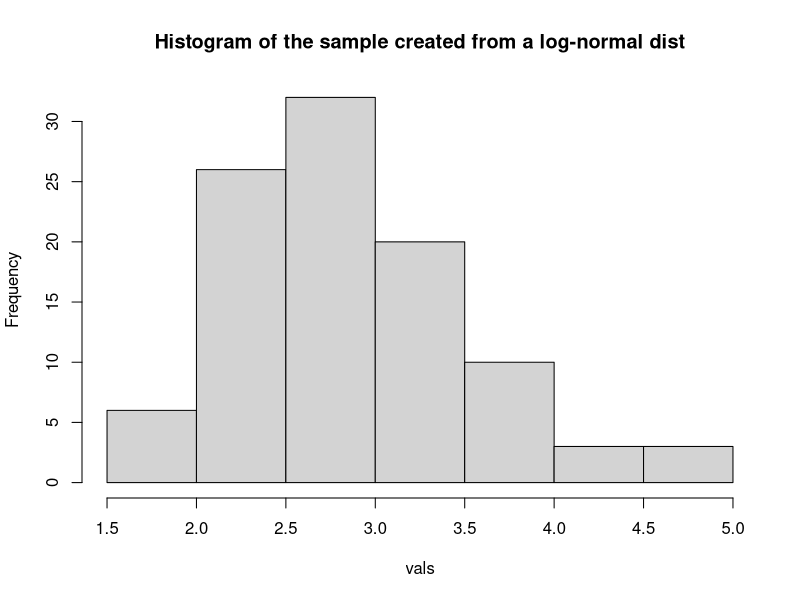
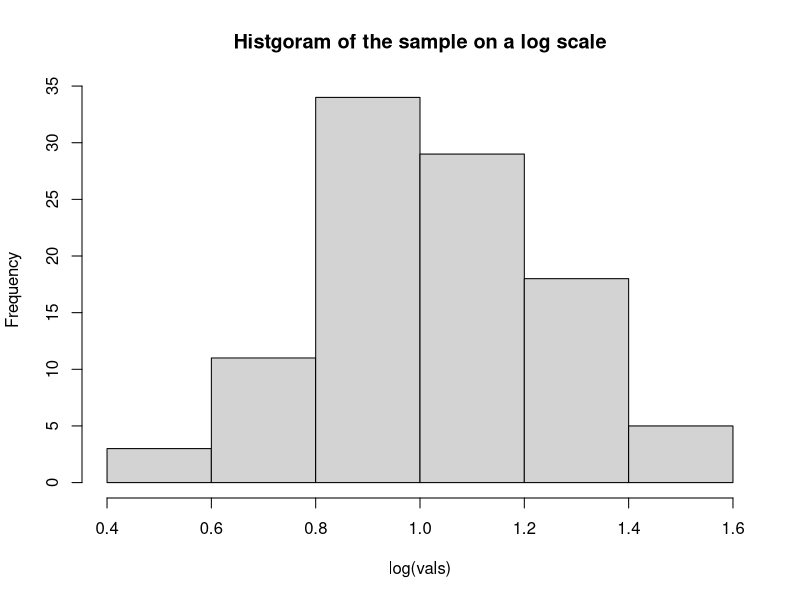

R code for these plots, in order:
## ---- chunk 1
knitr::opts_chunk$set(echo = TRUE)
## ---- chunk 2
set.seed(123)
vals <- rlnorm(n = 100, meanlog = 1, sdlog = .25)
hist(vals, main = "Histogram of the sample created from a log-normal dist") 
hist(log(vals), main = "Histgoram of the sample on a log scale")
